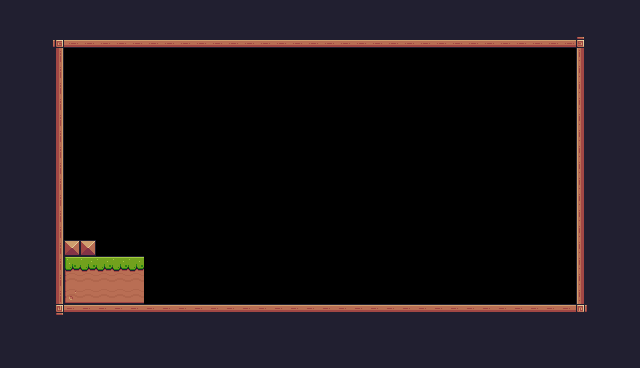

This is a level from a 2D game, rendered from its Tiled map with the project's own tilesets. A one-line summary and the complete map file follow:
An orthogonal 40x23 tile map with 16x16 px tiles, 1 tile layer (Background) and 1 object (Player).

<map version="1.10" tiledversion="1.10.2" orientation="orthogonal" renderorder="right-down" width="40" height="23" tilewidth="16" tileheight="16" infinite="0" nextlayerid="4" nextobjectid="28">
 <tileset firstgid="1" source="PixelAdventure.tsx" />
 <layer id="1" name="Background" width="40" height="23">
  <data encoding="csv">
24,24,24,24,24,24,24,24,24,24,24,24,24,24,24,24,24,24,24,24,24,24,24,24,24,24,24,24,24,24,24,24,24,24,24,24,24,24,24,24,
24,24,24,24,24,24,24,24,112,112,112,112,112,112,112,112,112,112,112,112,112,112,112,112,112,24,24,24,24,24,24,24,24,24,24,112,112,24,24,24,
24,24,24,92,134,134,134,134,134,134,134,134,134,134,134,134,134,134,134,134,134,134,134,134,134,134,134,134,134,134,134,134,134,134,134,134,93,24,24,24,
24,24,24,113,0,0,0,0,0,0,0,0,0,0,0,0,0,0,0,0,0,0,0,0,0,0,0,0,0,0,0,0,0,0,0,0,111,24,24,24,
24,24,24,113,0,0,0,0,0,0,0,0,0,0,0,0,0,0,0,0,0,0,0,0,0,0,0,0,0,0,0,0,0,0,0,0,111,24,24,24,
24,24,24,113,0,0,0,0,0,0,0,0,0,0,0,0,0,0,0,0,0,0,0,0,0,0,0,0,0,0,0,0,0,0,0,0,111,24,24,24,
24,24,24,113,0,0,0,0,0,0,0,0,0,0,0,0,0,0,0,0,0,0,0,0,0,0,0,0,0,0,0,0,0,0,0,0,111,24,24,24,
24,24,24,113,0,0,0,0,0,0,0,0,0,0,0,0,0,0,0,0,0,0,0,0,0,0,0,0,0,0,0,0,0,0,0,0,111,24,24,24,
24,24,24,113,0,0,0,0,0,0,0,0,0,0,0,0,0,0,0,0,0,0,0,0,0,0,0,0,0,0,0,0,0,0,0,0,111,24,24,24,
24,24,24,113,0,0,0,0,0,0,0,0,0,0,0,0,0,0,0,0,0,0,0,0,0,0,0,0,0,0,0,0,0,0,0,0,111,24,24,24,
24,24,24,113,0,0,0,0,0,0,0,0,0,0,0,0,0,0,0,0,0,0,0,0,0,0,0,0,0,0,0,0,0,0,0,0,111,24,24,24,
24,24,24,113,0,0,0,0,0,0,0,0,0,0,0,0,0,0,0,0,0,0,0,0,0,0,0,0,0,0,0,0,0,0,0,0,111,24,24,24,
24,24,24,113,0,0,0,0,0,0,0,0,0,0,0,0,0,0,0,0,0,0,0,0,0,0,0,0,0,0,0,0,0,0,0,0,111,24,24,24,
24,24,24,113,0,0,0,0,0,0,0,0,0,0,0,0,0,0,0,0,0,0,0,0,0,0,0,0,0,0,0,0,0,0,0,0,111,112,24,24,
24,24,24,113,0,0,0,0,0,0,0,0,0,0,0,0,0,0,0,0,0,0,0,0,0,0,0,0,0,0,0,0,0,0,0,0,111,112,24,24,
24,24,24,113,35,35,0,0,0,0,0,0,0,0,0,0,0,0,0,0,0,0,0,0,0,0,0,0,0,0,0,0,0,0,0,0,111,112,24,24,
24,24,24,113,7,8,8,8,8,0,0,0,0,0,0,0,0,0,0,0,0,0,0,0,0,0,0,0,0,0,0,0,0,0,0,0,111,112,24,24,
24,24,24,113,29,30,30,30,30,0,0,0,0,0,0,0,0,0,0,0,0,0,0,0,0,0,0,0,0,0,0,0,0,0,0,0,111,112,24,24,
24,24,24,113,51,52,52,52,52,0,0,0,0,0,0,0,0,0,0,0,0,0,0,0,0,0,0,0,0,0,0,0,0,0,0,0,111,112,24,24,
24,24,24,114,90,90,90,90,90,90,90,90,90,90,90,90,90,90,90,90,90,90,90,90,90,90,90,90,90,90,90,90,90,90,90,90,115,112,24,24,
24,24,24,112,24,24,24,24,24,24,24,24,24,24,24,24,24,24,24,24,24,24,24,24,24,24,24,24,24,24,24,24,24,24,24,24,112,112,24,24,
24,24,24,112,24,24,24,24,24,24,24,24,24,24,24,24,24,24,24,24,24,24,24,24,24,24,24,24,24,24,24,24,24,24,24,24,112,112,24,24,
24,24,24,24,24,24,24,24,24,24,24,24,24,24,24,24,24,24,24,24,24,24,24,24,24,24,24,24,24,24,24,24,24,24,24,24,24,24,24,24
</data>
 </layer>
 <objectgroup id="3" name="SpawnPoints">
  <object id="25" name="Player" type="Player" x="112" y="224" width="32" height="32" />
 </objectgroup>
</map>
